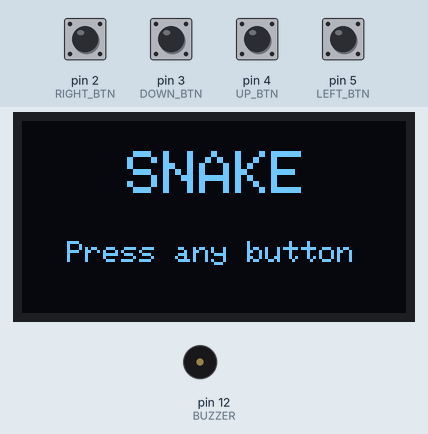
Recording of a sketch running on a simulated Arduino Uno, built with avr-gcc and run on an emulated ATmega328P. On the bench: 128×64 one-colour display, buzzer (waves = sounding). The test bench sets the inputs (shaded band); at power-on: pin 2 (RIGHT_BTN), pin 3 (DOWN_BTN), pin 4 (UP_BTN), pin 5 (LEFT_BTN) HIGH. Random numbers use the default seed unless the sketch sets one.

Above: at 0.8 s.
0.9 s: pin 3 (DOWN_BTN) pulled LOW for 0.15 s
At 1.11 s:
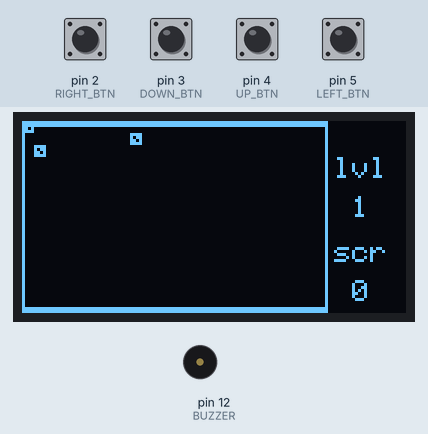
2.8 s: pin 2 (RIGHT_BTN) pulled LOW for 1 s
At 3.22 s:
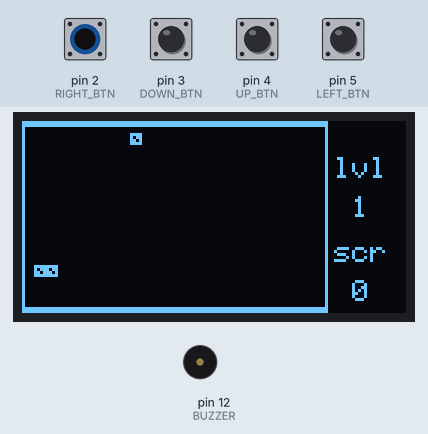
5.3 s: pin 4 (UP_BTN) pulled LOW for 0.15 s
At 7.9 s:
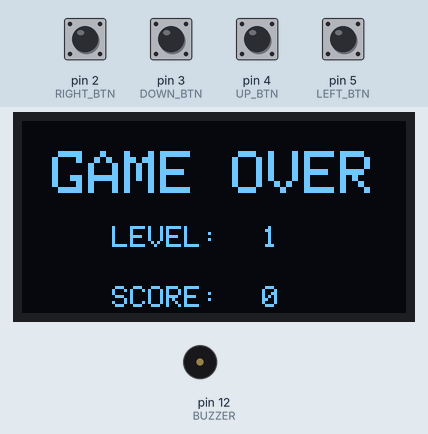
8.4 s: pin 2 (RIGHT_BTN) driven LOW and pin 3 (DOWN_BTN) driven LOW
11.4 s: pin 3 (DOWN_BTN) driven HIGH
At 13.03 s:
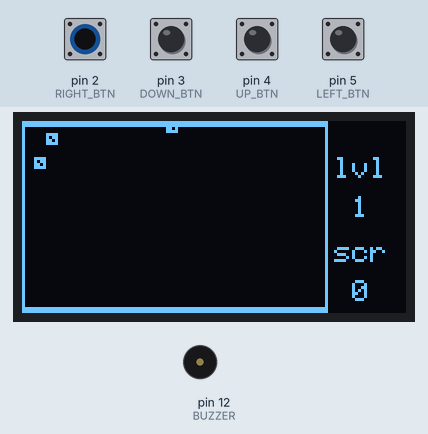
14.2 s: pin 2 (RIGHT_BTN) driven HIGH
At 23.3 s:
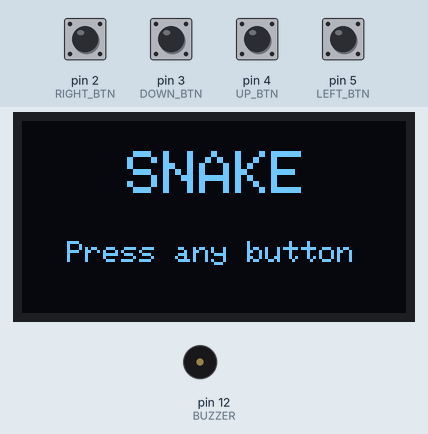
Timing chart, 0 to 24.1 s (numbered marks = the images above; inputs shaded):
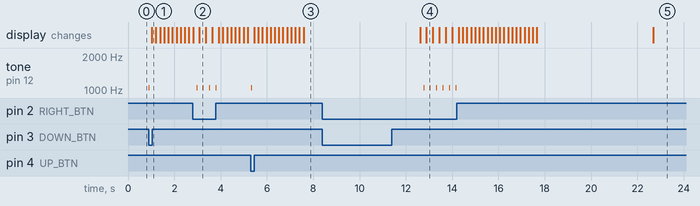

The sketch:

snake.ino
```cpp
#include <Wire.h>
#include <Adafruit_GFX.h>
#include <Adafruit_SSD1306.h>

Adafruit_SSD1306 oled(128, 64, &Wire, -1);

#define RIGHT 0
#define LEFT  1
#define UP    2
#define DOWN  3

#define BUZZER 12
// Button Pins
#define UP_BTN    4
#define DOWN_BTN  3
#define LEFT_BTN  5
#define RIGHT_BTN 2

// Snake Variables
const uint8_t block[] PROGMEM = {
  0xf0, // B11110000
  0xb0, // B10110000
  0xd0, // B11010000
  0xf0, // B11110000
};

uint8_t snake_head_x = 4;
uint8_t snake_head_y = 4;
uint8_t x[100];
uint8_t y[100];
uint8_t snake_len = 2;
uint8_t snake_dir = RIGHT;

uint8_t food_x;
uint8_t food_y;
bool food_eaten = true;

int click[] = { 1047 };
int click_duration[] = { 100 };
const int MELODY_LENGTH = 100;
bool game_over = false;
int score = 0;
int level = 1;
int snake_speed = 150;
int i;

unsigned long lastDebounceTime[4] = {0, 0, 0, 0}; // Время последнего нажатия для каждой кнопки
const int debounceDelay = 50; // Задержка для устранения дребезга (в миллисекундах)

unsigned long lastKeyPressTime = 0; // Время последнего изменения направления
const int keyDelay = 150; // Задержка между изменениями направления в миллисекундах

void keyScan() {
  unsigned long currentTime = millis(); // Текущее время

  // Проверяем, прошло ли достаточно времени с последнего изменения направления
  if (currentTime - lastKeyPressTime < keyDelay) {
    return; // Пропускаем обработку, если задержка ещё не истекла
  }

  // Проверяем каждую кнопку с учётом антидребезга
  if (digitalRead(UP_BTN) == LOW && snake_dir != DOWN && (currentTime - lastDebounceTime[UP] > debounceDelay)) {
    tone(BUZZER, click[0], 1000 / click_duration[0]);
    delay(100);
    noTone(BUZZER);
    snake_dir = UP;
    lastKeyPressTime = currentTime; // Обновляем время изменения направления
    lastDebounceTime[UP] = currentTime;
  } else if (digitalRead(DOWN_BTN) == LOW && snake_dir != UP && (currentTime - lastDebounceTime[DOWN] > debounceDelay)) {
    tone(BUZZER, click[0], 1000 / click_duration[0]);
    delay(100);
    noTone(BUZZER);
    snake_dir = DOWN;
    lastKeyPressTime = currentTime;
    lastDebounceTime[DOWN] = currentTime;
  } else if (digitalRead(LEFT_BTN) == LOW && snake_dir != RIGHT && (currentTime - lastDebounceTime[LEFT] > debounceDelay)) {
    tone(BUZZER, click[0], 1000 / click_duration[0]);
    delay(100);
    noTone(BUZZER);
    snake_dir = LEFT;
    lastKeyPressTime = currentTime;
    lastDebounceTime[LEFT] = currentTime;
  } else if (digitalRead(RIGHT_BTN) == LOW && snake_dir != LEFT && (currentTime - lastDebounceTime[RIGHT] > debounceDelay)) {
    tone(BUZZER, click[0], 1000 / click_duration[0]);
    delay(100);
    noTone(BUZZER);
    snake_dir = RIGHT;
    lastKeyPressTime = currentTime;
    lastDebounceTime[RIGHT] = currentTime;
  }
}


void draw_snake(int x, int y) {
  oled.drawBitmap(x, y, block, 4, 4, 1);
}

void show_score(int x, int y, int data) {
  oled.setCursor(x, y);
  oled.println(data);
}

void screen() {
  oled.clearDisplay();
  oled.setTextSize(1);
  oled.drawRect(0, 1, 102, 62, 1);
  oled.drawRect(0, 0, 102, 64, 1);
  oled.setCursor(104, 12);
  oled.println("lvl");
  oled.setCursor(104, 40);
  oled.println("scr");

  show_score(110, 25, level);
  show_score(110, 53, score);

  for (i = 0; i < snake_len; i++) {
    draw_snake(x[i], y[i]);
  }

  draw_snake(food_x, food_y);

  oled.display();
}

void draw_food() {
  int food_out = 0;

  if (food_eaten) {
    while (food_out == 0) {
      food_out = 1;

      food_x = (uint8_t)(random(4, 100) / 4) * 4;
      food_y = (uint8_t)(random(4, 60) / 4) * 4;

      for (int i = snake_len - 1; i > 0; i--) {
        if (food_x == x[i] && food_y == y[i]) {
          food_out = 0;
        }
      }
    }
  }

  food_eaten = false;
}

void snake_move() {
  switch (snake_dir) {
    case RIGHT:
      snake_head_x += 4;
      break;
    case UP:
      snake_head_y -= 4;
      break;
    case LEFT:
      snake_head_x -= 4;
      break;
    case DOWN:
      snake_head_y += 4;
      break;
  }

  if ((snake_head_x == food_x) && (snake_head_y == food_y)) {
    food_eaten = true;
    snake_len++;
    score++;
    level = score / 5 + 1;
    snake_speed -= level;
  }

  for (i = snake_len - 1; i > 0; i--) {
    x[i] = x[i - 1];
    y[i] = y[i - 1];
  }
  x[0] = snake_head_x;
  y[0] = snake_head_y;

  check_snake_die();
}

void draw_game_over() {
  oled.clearDisplay();
  oled.setTextSize(2);
  oled.setCursor(10, 10);

  oled.println("GAME OVER");
  oled.setTextSize(1);
  oled.setCursor(30, 35);
  oled.println("LEVEL:");
  oled.setCursor(30, 55);
  oled.println("SCORE:");

  show_score(80, 35, level);
  show_score(80, 55, score);

  oled.display();
}

void check_snake_die() {
  if (snake_head_x < 4 || snake_head_x > 96 || snake_head_y < 1 || snake_head_y > 56) {
    game_over = true;
  }

  if (snake_len > 4) {
    for (int i = 1; i < snake_len; i++) {
      if (snake_head_x == x[i] && snake_head_y == y[i]) {
        game_over = true;
      }
    }
  }
}

void show_start_screen() {
  oled.clearDisplay();
  oled.setTextSize(2);
  oled.setCursor(35, 10);
  oled.println("SNAKE");
  oled.setTextSize(1);
  oled.setCursor(15, 40);
  oled.println("Press any button");
  oled.display();

  // Wait for any button press
  while (digitalRead(UP_BTN) == HIGH && digitalRead(DOWN_BTN) == HIGH &&
         digitalRead(LEFT_BTN) == HIGH && digitalRead(RIGHT_BTN) == HIGH) {
    delay(10);
  }
}

void handle_game_over() {
  draw_game_over();
  delay(5000); // Pause for 5 seconds
  reset_game();
  show_start_screen();
}

void reset_game() {
  snake_head_x = 4;
  snake_head_y = 4;
  snake_len = 2;
  snake_dir = RIGHT;
  food_eaten = true;
  game_over = false;
  score = 0;
  level = 1;
  snake_speed = 150;
}

void setup() {
  oled.begin(SSD1306_SWITCHCAPVCC, 0x3C);
  oled.setTextColor(WHITE);
  randomSeed(analogRead(3));

  pinMode(BUZZER, OUTPUT);
  pinMode(UP_BTN, INPUT_PULLUP);
  pinMode(DOWN_BTN, INPUT_PULLUP);
  pinMode(LEFT_BTN, INPUT_PULLUP);
  pinMode(RIGHT_BTN, INPUT_PULLUP);

  show_start_screen();
}

void loop() {
  if (game_over) {
    handle_game_over();
  } else {
    keyScan();
    snake_move();
    draw_food();
    screen();
  }
  delay(snake_speed);
}
```

Measured:
- after the input at 0.9 s, tone on pin 12 (BUZZER): silent → 1047 Hz at once, → silent 0.01 s later; the display: changes after 0.13 s (image 1)
- after the input at 2.8 s, tone on pin 12 (BUZZER): alternates 1047 Hz for 0.01 s and silent for 0.27 s, 8 changes in all, then stays silent, starting after 0.16 s
- after the input at 5.3 s, tone on pin 12 (BUZZER): silent → 1047 Hz at once, → silent 0.01 s later
- after the input at 8.4 s, every drawn part: stays the same
